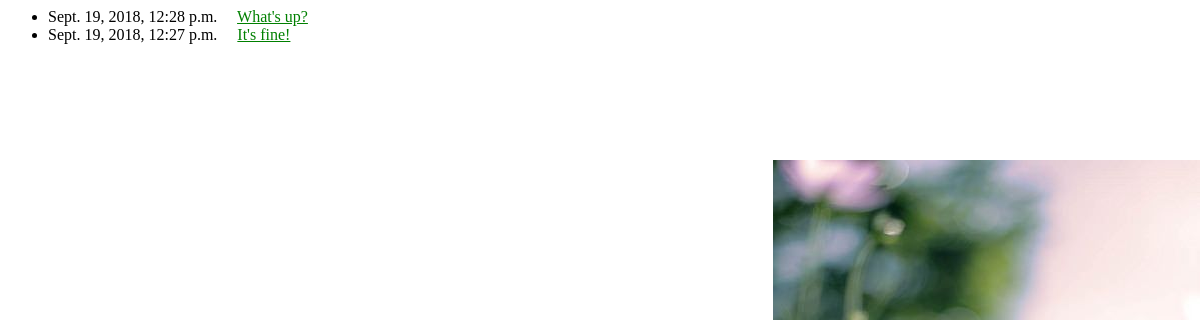
/polls/, run on an earlier commit of the app's database.
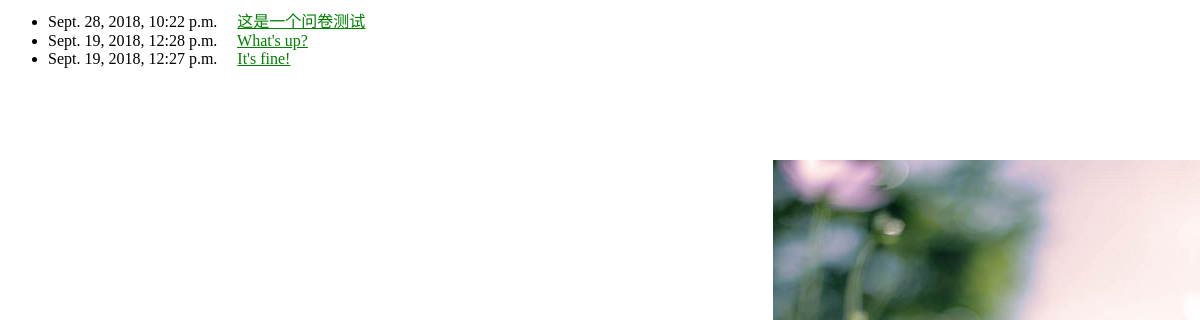
And on a later commit of the database.
### polls/models.py (models this page shows, shortened)
class Question(models.Model):
    question_text = models.CharField(max_length=200)                    # 问题的文本描述
    pub_date = models.DateTimeField('date published')                   # 发布时间
    def was_published_recently(self):
        now = timezone.now()
        return now - datetime.timedelta(days=1) <= self.pub_date <= now
    was_published_recently.admin_order_filed = 'pub_date'               # 排序方式
    was_published_recently.boolean = True                               # bool 显示
    was_published_recently.short_description = 'Published recently?'    # 描述

### polls/views.py (the view)
class IndexView(generic.ListView):  # index
    template_name = 'polls/index.html'                                  # 通过 template_name 属性指定模板名
    context_object_name = 'latest_question_list'                        # 通过 context_object_name 指定
    def get_queryset(self):
        return Question.objects.order_by('-pub_date')[:5]               # 返回最近发布的5个投票

### polls/templates/polls/index.html
{% load static %}
<link rel="stylesheet" type="text/css" href="{% static 'polls/style.css' %}">
{% if latest_question_list %}
    <ul>
        {% for question in latest_question_list %}
            <li>
                {{ question.pub_date }} &nbsp &nbsp
                <a href="{% url 'polls:detail' question.id %}">{{ question.question_text }}</a>
            </li>
        {% endfor %}
    </ul>
{% else %}
    <p>No polls are available.</p>
{% endif %}

### polls/static/polls/style.css (style rules this page uses)
li a { color: green; }

What changed in the data, as far as the page shows it:
added Question: pub_date "Sept. 28, 2018, 10:22 p.m.", question_text "这是一个问卷测试"
